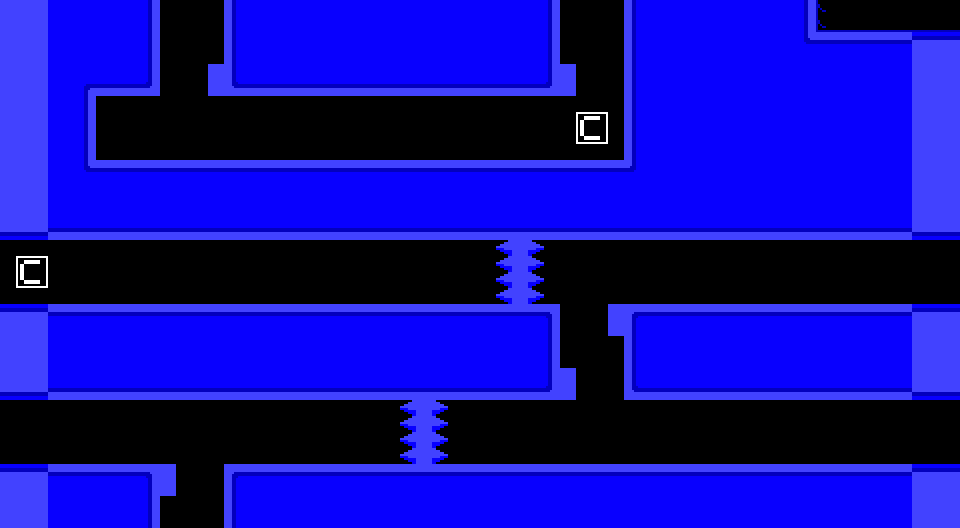

A 2D game scene composited from a Tiled map and its tileset images. What follows is a short description and the map's XML, with each tile layer's data collapsed to a summary:
An orthogonal 60x33 tile map with 16x16 px tiles, 6 tile layers (BackG, Solid, Spikes, ForeG, ...), 2 tilesets and 1 object.

<map version="1.9" tiledversion="1.9.2" orientation="orthogonal" renderorder="right-down" width="60" height="33" tilewidth="16" tileheight="16" infinite="0" nextlayerid="12" nextobjectid="4">
 <tileset firstgid="1" source="24c Block Tileset (v0.1).tsx" />
 <tileset firstgid="5185" source="24c Interactives - MapBlocks.tsx" />
 <layer id="3" name="BackG" width="60" height="33">
  <data>[1980 cells, 0 non-empty, 0 distinct tile ids]</data>
 </layer>
 <layer id="1" name="Solid" width="60" height="33">
  <data>[1980 cells, 1298 non-empty, 17 distinct tile ids]</data>
 </layer>
 <layer id="6" name="Spikes" width="60" height="33">
  <data>[1980 cells, 16 non-empty, 2 distinct tile ids]</data>
 </layer>
 <layer id="4" name="ForeG" width="60" height="33">
  <data>[1980 cells, 0 non-empty, 0 distinct tile ids]</data>
 </layer>
 <layer id="7" name="Properties/Misc" width="60" height="33">
  <properties>
   <property name="additionalTitle" value="Familiarity" />
   <property name="bgCol" type="color" value="#ff01002d" />
   <property name="bgCol2" type="color" value="#ff00063e" />
   <property name="bgHorizontal" type="bool" value="true" />
   <property name="bgVertical" type="bool" value="false" />
   <property name="levelTitle" value="Spike Walls" />
   <property name="loopDown" type="bool" value="false" />
   <property name="loopLeft" type="bool" value="true" />
   <property name="loopRight" type="bool" value="true" />
   <property name="loopUp" type="bool" value="true" />
  </properties>
  <data>[1980 cells, 0 non-empty, 0 distinct tile ids]</data>
 </layer>
 <layer id="10" name="Interactables" width="60" height="33">
  <data>[1980 cells, 2 non-empty, 1 distinct tile ids]</data>
 </layer>
 <objectgroup id="11" name="Object Interactables">
  <object id="2" gid="5188" x="112" y="144" width="32" height="32">
   <properties>
    <property name="worldY" type="int" value="1" />
    <property name="x16" type="int" value="54" />
    <property name="y16" type="int" value="16" />
   </properties>
  </object>
 </objectgroup>
</map>